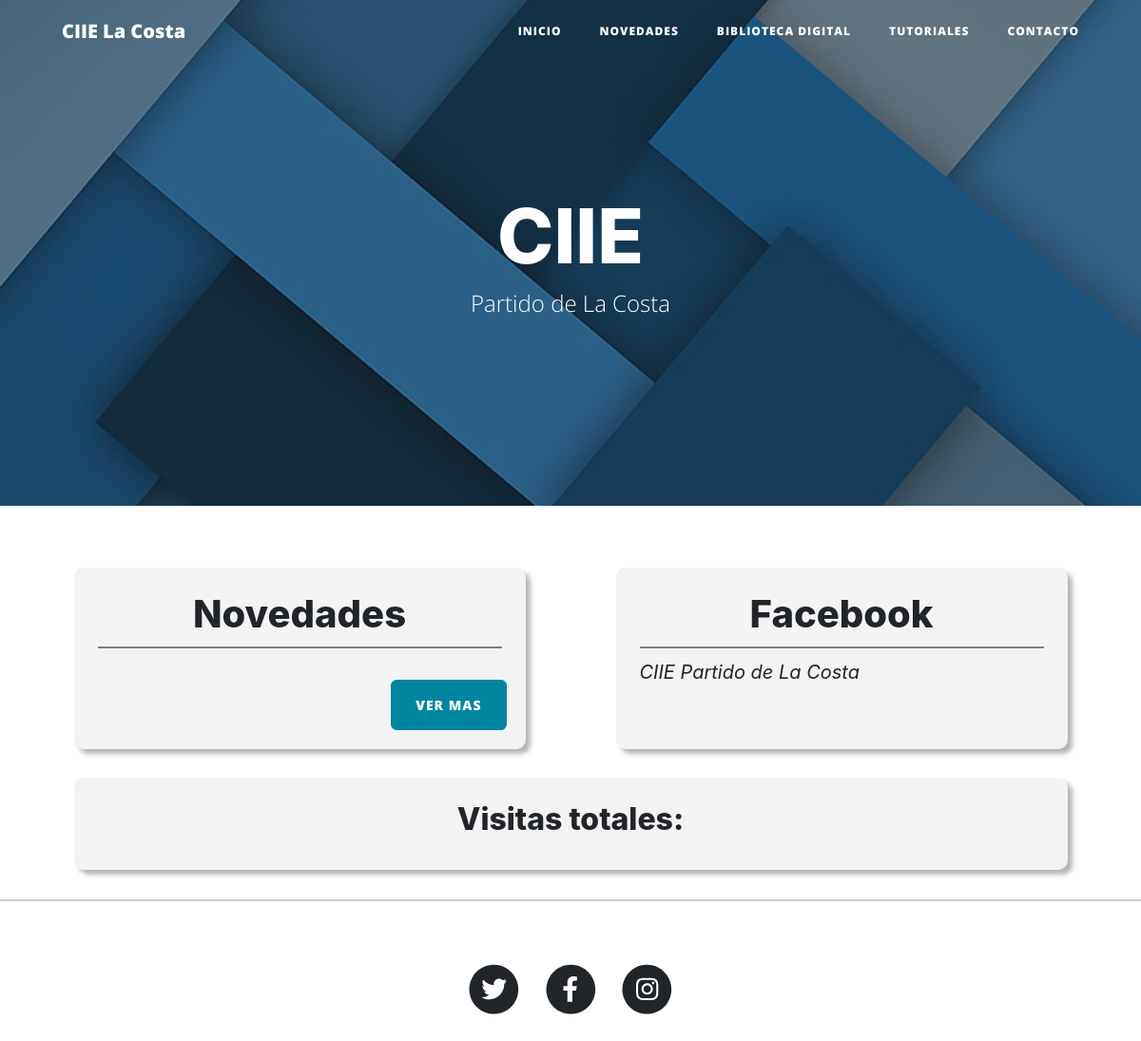
The app's page /, older data.
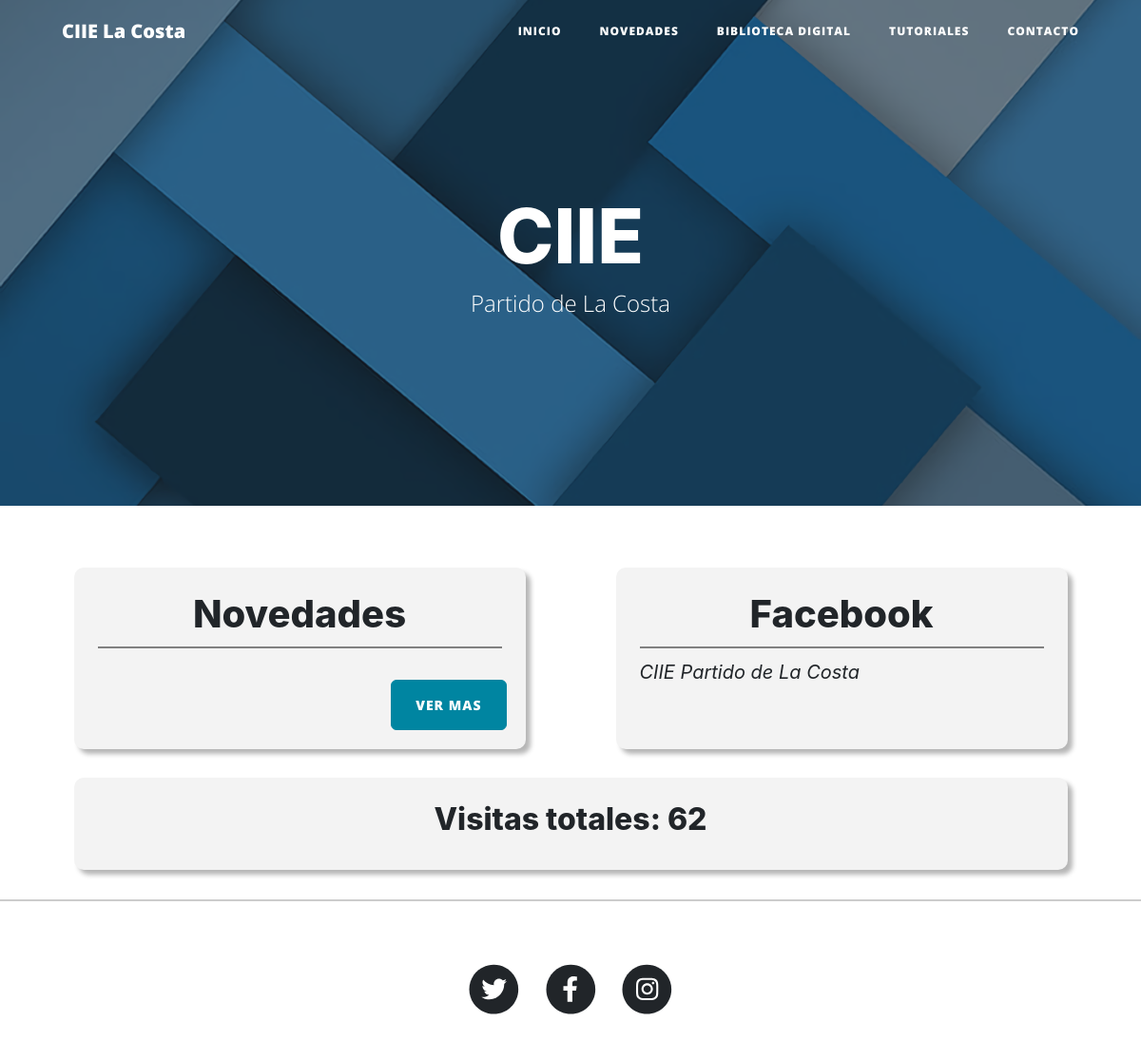
The same page, newer data.
### tables this page shows
CREATE TABLE `visitas` (
  `id` int(11) NOT NULL,
  `visitas` bigint(20) NOT NULL
);

### index.php (the view, shortened to what this page needs)
<!DOCTYPE html>
<html lang="es">
    <head>
        <link rel="stylesheet" href="https://cdn.jsdelivr.net/npm/bootstrap@4.6.1/dist/css/bootstrap.min.css">
        <link href="css/styles.css" rel="stylesheet"/>
    </head>
    <body>
        <?php include("modulos/header.php") ?>
        <header class="masthead" style="background-image: url('assets/img/fondoindex.png')">
            <div class="overlay"></div>
            <div class="container">
                <div class="row">
                    <div class="col-lg-8 col-md-10 mx-auto">
                        <div class="site-heading">
                            <h1>CIIE</h1>
                            <span class="subheading">Partido de La Costa</span>
                        </div>
                    </div>
                </div>
            </div>
        </header>
        <?php
            include('connection.php');
            $visitasQuery = "SELECT * FROM `visitas` WHERE 1";
            $visitasEX = mysqli_query($connection, $visitasQuery);
            $visitasRow = mysqli_fetch_array($visitasEX);
            $visitas = $visitasRow['visitas'];
        ?>
        <div class="container">
            <div class="row">
                <div class="col-lg-5 col-md-10 mx-auto position-relative pb-5 contenedorOfertas" id="contenedorOfertas">
                    <h1 class="tituloIndex">Novedades</h1>
                    <div class=" pt-5 clearfix"><a class="btn btn-primary position-absolute btnOfertas" href="noticias.php">Ver mas</a></div>
                </div>
                <div class="col-lg-5 col-md-10 mx-auto  contenedorOfertas">
                    <h1 class="tituloIndex">Facebook</h1>
                    <div class="fb-page" data-href="https://www.facebook.com/lacosta.ciie" data-tabs="timeline" data-width="500" data-height="" data-small-header="false" data-adapt-container-width="true" data-hide-cover="false" data-show-facepile="false">
                        <blockquote cite="https://www.facebook.com/lacosta.ciie" class="fb-xfbml-parse-ignore">
                            <a href="https://www.facebook.com/lacosta.ciie">CIIE Partido de La Costa</a>
                        </blockquote>
                    </div>
                </div>
                <div class="col-lg-11 col-md-10 col-12 mx-auto contenedorOfertas">
                    <h2 class="text-center">Visitas totales: <?php echo $visitas; ?></h2>
                </div>
            </div>
        </div>
        <hr/>
        <?php include("modulos/footer.php") ?>
    </body>
</html>

### modulos/header.php (shortened to what this page needs)
<!DOCTYPE html>
<html lang="es">
<head>
</head>
<body>
    <nav class="navbar navbar-expand-lg navbar-light fixed-top" id="mainNav">
        <div class="container">
            <a class="navbar-brand" href="index.php">CIIE La Costa</a>
            <div class="collapse navbar-collapse" id="navbarResponsive">
                <ul class="navbar-nav ml-auto">
                    <li class="nav-item"><a class="nav-link" href="index.php">Inicio</a></li>
                    <li class="nav-item"><a class="nav-link" href="noticias.php">Novedades</a></li>
                    <li class="nav-item"><a class="nav-link" href="biblioteca.php">Biblioteca Digital</a></li>
                    <li class="nav-item"><a class="nav-link" href="tutoriales.php">Tutoriales</a></li>
                    <li class="nav-item"><a class="nav-link" href="contacto.php">Contacto</a></li>
                </ul>
            </div>
        </div>
    </nav>
</body>
</html>

### modulos/footer.php (shortened to what this page needs)
<!DOCTYPE html>
<html lang="es">
<head>
</head>
<body>
    <footer>
        <div class="container">
            <div class="row">
                <div class="col-lg-8 col-md-10 mx-auto">
                    <ul class="list-inline text-center">
                        <li class="list-inline-item">
                            <a target="_blank" href="https://twitter.com/CIIE_LaCosta">
                                <span class="fa-stack fa-lg">
                                    <i class="fas fa-circle fa-stack-2x"></i>
                                    <i class="fab fa-twitter fa-stack-1x fa-inverse"></i>
                                </span>
                            </a>
                        </li>
                        <li class="list-inline-item">
                            <a target="_blank" href="https://www.facebook.com/ciie.lacosta">
                                <span class="fa-stack fa-lg">
                                    <i class="fas fa-circle fa-stack-2x"></i>
                                    <i class="fab fa-facebook-f fa-stack-1x fa-inverse"></i>
                                </span>
                            </a>
                        </li>
                        <li class="list-inline-item">
                            <a target="_blank" href="https://www.instagram.com/ciie.lacosta/?hl=es">
                                <span class="fa-stack fa-lg">
                                    <i class="fas fa-circle fa-stack-2x"></i>
                                    <i class="fab fa-instagram fa-stack-1x fa-inverse"></i>
                                </span>
                            </a>
                        </li>
                    </ul>
                </div>
            </div>
        </div>
    </footer>
</body>
</html>

### css/styles.css (style rules this page uses)
body { font-size: 20px; color: #212529; }
h1, h2, h3, h4, h5, h6 { font-weight: 800; }
a { color: #212529; }
blockquote { font-style: italic; color: #6c757d; }
.btn { font-size: 14px; font-weight: 800; padding: 15px 25px; letter-spacing: 1px; text-transform: uppercase; border-radius: 0; font-family: "Open Sans", -apple-system, BlinkMacSystemFont, "Segoe UI", Roboto, "Helvetica Neue", Arial, sans-serif, "Apple Color Emoji", "Segoe UI Emoji", "Segoe UI Symbol", "Noto Color Emoji"; }
.btn-primary { background-color: #0085A1; border-color: #0085A1; }
#mainNav { position: absolute; border-bottom: 1px solid #e9ecef; background-color: white; font-family: "Open Sans", -apple-system, BlinkMacSystemFont, "Segoe UI", Roboto, "Helvetica Neue", Arial, sans-serif, "Apple Color Emoji", "Segoe UI Emoji", "Segoe UI Symbol", "Noto Color Emoji"; }
#mainNav .navbar-brand { font-weight: 800; color: #343a40; }
#mainNav .navbar-nav > li.nav-item > a { font-size: 12px; font-weight: 800; letter-spacing: 1px; text-transform: uppercase; }
.tituloIndex { margin: auto; text-align: center; margin-bottom: 10px; padding-bottom: 10px; border-bottom: solid grey 2px; }
.contenedorOfertas { background-color: #F3F3F3; border-radius: 10px; padding: 25px; box-shadow: 5px 5px 5px #B6B6B6; margin: 15px; }
.btnOfertas { border-radius: 6px; bottom: 0; right: 0; margin: 20px; }
hr { border: #CCCCCC solid 1px; }
@media only screen and (min-width: 992px) { #mainNav { border-bottom: 1px solid transparent; background: transparent; } }
@media only screen and (min-width: 992px) { #mainNav .navbar-brand { padding: 10px 20px; color: #fff; } }
@media only screen and (min-width: 992px) { #mainNav .navbar-nav > li.nav-item > a { padding: 10px 20px; color: #fff; } }
@media only screen and (min-width: 992px) { #mainNav { transition: background-color 0.2s; transform: translate3d(0, 0, 0); -webkit-backface-visibility: hidden; backface-visibility: hidden; } }
footer { padding: 50px 0 65px; }
footer .list-inline { margin: 0; padding: 0; }
header.masthead { margin-bottom: 50px; background: no-repeat center center; background-color: #6c757d; background-attachment: scroll; position: relative; background-size: cover; }
header.masthead .overlay { position: absolute; top: 0; left: 0; height: 100%; width: 100%; background-color: #212529; opacity: 0.5; }
header.masthead .page-heading, header.masthead .post-heading, header.masthead .site-heading { padding: 200px 0 150px; color: white; }
@media only screen and (min-width: 768px) { header.masthead .page-heading, header.masthead .post-heading, header.masthead .site-heading { padding: 200px 0; } }
header.masthead .page-heading, header.masthead .site-heading { text-align: center; }
header.masthead .page-heading h1, header.masthead .site-heading h1 { font-size: 50px; margin-top: 0; }
header.masthead .page-heading .subheading, header.masthead .site-heading .subheading { font-size: 24px; font-weight: 300; line-height: 1.1; display: block; margin: 10px 0 0; font-family: "Open Sans", -apple-system, BlinkMacSystemFont, "Segoe UI", Roboto, "Helvetica Neue", Arial, sans-serif, "Apple Color Emoji", "Segoe UI Emoji", "Segoe UI Symbol", "Noto Color Emoji"; }
@media only screen and (min-width: 768px) { header.masthead .page-heading h1, header.masthead .site-heading h1 { font-size: 80px; } }

Row changes from the older to the newer data that the page shows:
added visitas: visitas "62"
